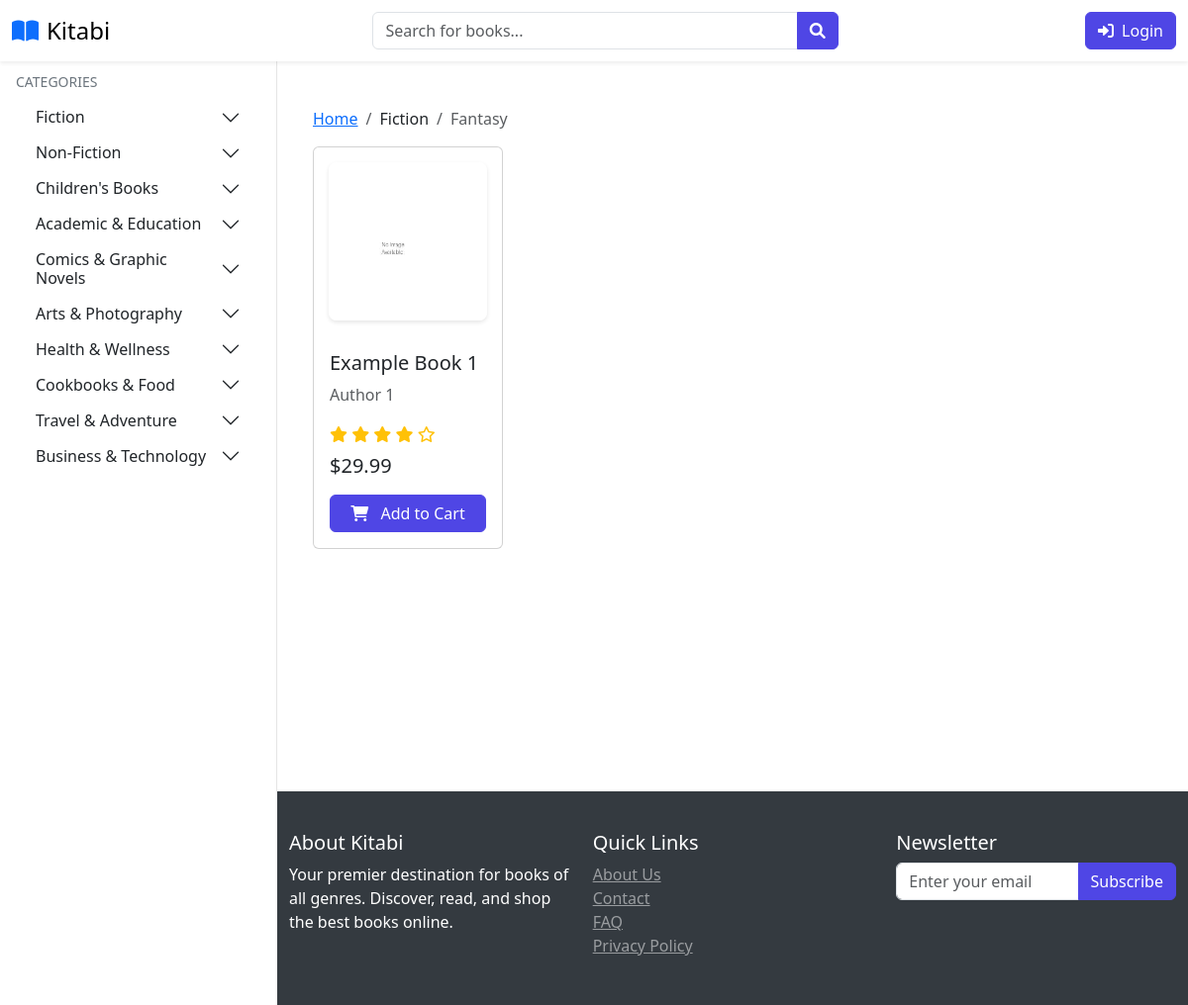
/products/Fiction/Fantasy, run on the app's committed database.
### website/models.py (models this page shows, shortened)
class Category(db.Model):
    id = db.Column(db.Integer, primary_key=True)
    name = db.Column(db.String(100), nullable=False, unique=True)
    products = db.relationship('Product', back_populates='category', lazy=True)
    subcategories = db.relationship('SubCategory', back_populates='category', lazy=True)

class SubCategory(db.Model):
    id = db.Column(db.Integer, primary_key=True)
    name = db.Column(db.String(100), nullable=False, unique=True)
    category_id = db.Column(db.Integer, db.ForeignKey('category.id'), nullable=False)
    products = db.relationship('Product', back_populates='subcategory', lazy=True)
    category = db.relationship('Category', back_populates='subcategories')

class Product(db.Model):
    id = db.Column(db.Integer, primary_key=True)
    product_name = db.Column(db.String(100), nullable=False)
    author = db.Column(db.String(100), nullable=False)
    rating = db.Column(db.Float, nullable=False)
    current_price = db.Column(db.Float, nullable=False)
    in_stock = db.Column(db.Integer, nullable=False)
    low_stock_threshold = db.Column(db.Integer, default=10)
    warehouse_location = db.Column(db.String(100), nullable=False, default='Main Warehouse')
    promotion_percentage = db.Column(db.Integer, default=0)
    discounted_price = db.Column(db.Float, nullable=True)
    product_picture = db.Column(db.String(1000), nullable=False)
    flash_sale = db.Column(db.Boolean, default=False)
    date_added = db.Column(db.DateTime, default=datetime.utcnow)
    category_id = db.Column(db.Integer, db.ForeignKey('category.id'), nullable=False)
    subcategory_id = db.Column(db.Integer, db.ForeignKey('sub_category.id'), nullable=False)
    last_stock_update = db.Column(db.DateTime, default=datetime.utcnow)
    returns = db.relationship('Return', foreign_keys='Return.product_link', back_populates='product', lazy=True)
    carts = db.relationship('Cart', back_populates='product', lazy=True)
    orders = db.relationship('Order', back_populates='product', lazy=True)
    stock_history = db.relationship('StockHistory', back_populates='product', lazy=True)
    category = db.relationship('Category', back_populates='products')
    subcategory = db.relationship('SubCategory', back_populates='products')

### website/views.py (the view)
@views.route('/products/<category>/<subcategory>')
def filtered_products(category, subcategory):
    category_obj = Category.query.filter_by(name=category).first_or_404()
    subcategory_obj = SubCategory.query.filter_by(
        name=subcategory,
        category_id=category_obj.id
    ).first_or_404()
    products = Product.query.filter_by(
        category_id=category_obj.id,
        subcategory_id=subcategory_obj.id
    ).all()
    cart_items = {}
    if current_user.is_authenticated:
        cart_items = {
            item.product_link: item
            for item in Cart.query.filter_by(customer_link=current_user.id).all()
        }
    categories_dict = {}
    categories = Category.query.all()
    for cat in categories:
        subcategories = [subcat.name for subcat in cat.subcategories]
        categories_dict[cat.name] = subcategories
    return render_template(
        'filtered_products.html',
        products=products,
        current_category=category,
        current_subcategory=subcategory,
        categories=categories_dict,
        cart_items=cart_items,
        cart=Cart.query.filter_by(customer_link=current_user.id).all() if current_user.is_authenticated else []
    )

### website/templates/filtered_products.html (shortened to what this page needs)
{% extends 'base.html' %}
{% block body %}
            <div class="col-lg-9 col-md-8 p-4">
                <nav aria-label="breadcrumb">
                    <ol class="breadcrumb">
                        <li class="breadcrumb-item"><a href="{{ url_for('views.home') }}">Home</a></li>
                        <li class="breadcrumb-item">{{ current_category }}</li>
                        <li class="breadcrumb-item active">{{ current_subcategory }}</li>
                    </ol>
                </nav>
                <div class="row">
                    {% if products %}
                        {% for product in products %}
                            <div class="col-lg-4 col-md-6 mb-4">
                                <div class="card h-100">
                                    <img src="{{ url_for('admin.get_image', filename=product.product_picture.split('/')[-1]) }}"
                                         class="book-card"
                                         alt="{{ product.product_name }}">
                                    <div class="card-body d-flex flex-column">
                                        <h5 class="card-title">{{ product.product_name }}</h5>
                                        <p class="card-text text-muted">{{ product.author }}</p>
                                        <div class="rating mb-2">
                                            {% for i in range(product.rating|int) %}
                                                <i class="fas fa-star text-warning"></i>
                                            {% endfor %}
                                            {% for i in range(5 - product.rating|int) %}
                                                <i class="far fa-star text-warning"></i>
                                            {% endfor %}
                                        </div>
                                        <div class="mb-3">
                                            <span class="h5 mb-0">${{ "%.2f"|format(product.current_price) }}</span>
                                        </div>
                                        {% set cart_item = cart_items.get(product.id) %}
                                        {% set cart_quantity = cart_item.quantity if cart_item else 0 %}
                                        <a href="/add-to-cart/{{ product.id }}"
                                           class="btn btn-primary mt-auto w-100 {% if cart_quantity >= product.in_stock %}disabled{% endif %}"
                                           {% if cart_quantity >= product.in_stock %}aria-disabled="true" tabindex="-1"{% endif %}>
                                            <i class="fas fa-shopping-cart me-2"></i>
                                            {% if cart_quantity >= product.in_stock %}
                                                Out of stock
                                            {% else %}
                                                Add to Cart
                                            {% endif %}
                                        </a>
                                    </div>
                                </div>
                            </div>
                        {% endfor %}
                    {% else %}
                        <div class="col-12 text-center py-5">
                            <h3 class="text-muted">No products found in this category</h3>
                            <p>Try checking other categories or come back later!</p>
                        </div>
                    {% endif %}
                </div>
            </div>
        </div>
{% endblock %}

### website/templates/base.html (shortened to what this page needs)
<!DOCTYPE html>
<html lang="en">
<head>
    <link rel="stylesheet" href="{{ url_for('static', filename='css/bootstrap.min.css') }}">
    <link rel="stylesheet" href="{{ url_for('static', filename='css/owl.carousel.min.css') }}">
    <link rel="stylesheet" href="{{ url_for('static', filename='css/style.css') }}">
    <link rel="stylesheet" href="https://cdnjs.cloudflare.com/ajax/libs/font-awesome/6.0.0/css/all.min.css">
</head>
<body class="{% if current_user.is_authenticated %}{% if current_user.is_admin %}admin-user{% else %}user{% endif %}{% else %}guest{% endif %}">
<nav class="navbar navbar-light bg-white fixed-top shadow-sm">
    <div class="container-fluid">
        <div class="d-flex align-items-center">
            <a class="navbar-brand d-flex align-items-center" href="/">
                <i class="fas fa-book-open text-primary me-2"></i>
                <span class="font-weight-bold">Kitabi</span>
            </a>
        </div>
        {% if not current_user.is_authenticated or not current_user.is_admin %}
            <form class="d-none d-md-flex mx-auto" style="width: 40%;">
                <div class="input-group">
                    <input type="text" class="form-control" placeholder="Search for books...">
                    <button class="btn btn-primary" type="submit">
                        <i class="fas fa-search"></i>
                    </button>
                </div>
            </form>
        {% else %}
            <div class="mx-auto" style="width: 40%;"></div>
        {% endif %}
        <div class="d-flex align-items-center user-nav">
            {% if current_user.is_authenticated %}
                {% if not current_user.is_admin %}
                    <a href="/cart" class="btn btn-outline-primary me-3 position-relative">
                        <i class="fas fa-shopping-cart"></i>
                        {% if current_user.cart_items|length > 0 %}
                            <span class="position-absolute top-0 start-100 translate-middle badge rounded-pill bg-danger">
                                {{ current_user.cart_items|length }}
                            </span>
                        {% endif %}
                    </a>
                {% endif %}
                <div class="dropdown">
                    <button class="btn btn-link text-dark text-decoration-none dropdown-toggle" type="button" id="userDropdown" data-bs-toggle="dropdown" aria-expanded="false">
                        <i class="fas fa-user me-1"></i>
                        {{ current_user.username }}
                    </button>
                    <ul class="dropdown-menu dropdown-menu-end" aria-labelledby="userDropdown">
                        <li>
                            <a class="dropdown-item" href="/account/{{current_user.id}}">
                                <i class="fas fa-user-cog me-2"></i>Profile Settings
                            </a>
                        </li>
                        <li><hr class="dropdown-divider"></li>
                        <li>
                            <a class="dropdown-item" href="{{ url_for('auth.log_out') }}">
                                <i class="fas fa-sign-out-alt me-2"></i>Log Out
                            </a>
                        </li>
                    </ul>
                </div>
            {% else %}
                <a href="{{ url_for('auth.login') }}" class="btn btn-primary">
                    <i class="fas fa-sign-in-alt me-2"></i>Login
                </a>
            {% endif %}
        </div>
    </div>
</nav>
{% if current_user.is_authenticated and current_user.is_admin %}
    <div class="admin-sidebar">
        <div class="text-center mb-4">
            <i class="fas fa-user-shield fa-3x text-primary"></i>
            <h5 class="mt-2">Admin Panel</h5>
        </div>
        <div class="nav flex-column">
            <a class="admin-nav-item" href="{{ url_for('admin.admin_page') }}">
                <i class="fas fa-tachometer-alt"></i>Dashboard
            </a>
            {% if current_user.has_permission('manage_products') %}
            <a class="admin-nav-item" href="{{ url_for('admin.shop_items') }}">
                <i class="fas fa-tags"></i>Manage Products
            </a>
            {% endif %}
            {% if current_user.has_permission('manage_inventory') %}
            <a class="admin-nav-item" href="{{ url_for('admin.inventory_management') }}">
                <i class="fas fa-boxes"></i>Manage Inventory
            </a>
            {% endif %}
            {% if current_user.has_permission('manage_returns') %}
            <a class="admin-nav-item" href="{{ url_for('admin.returns_management') }}">
                <i class="fas fa-undo"></i>Manage Returns
            </a>
            {% endif %}
            {% if current_user.has_permission('manage_orders') %}
            <a class="admin-nav-item" href="{{ url_for('admin.order_view') }}">
                <i class="fas fa-shopping-cart"></i>Manage Orders
            </a>
            {% endif %}
            {% if current_user.has_permission('manage_users') %}
            <a class="admin-nav-item" href="{{ url_for('admin.manage_roles') }}">
                <i class="fas fa-user-cog"></i>Manage Roles
            </a>
            <a class="admin-nav-item" href="{{ url_for('admin.membership_tiers') }}">
                <i class="fas fa-crown"></i>Membership Tiers
            </a>
            {% endif %}
            {% if current_user.has_permission('view_reports') %}
            <a class="admin-nav-item" href="{{ url_for('admin.view_activity_logs') }}">
                <i class="fas fa-history"></i>Activity Logs
            </a>
            {% endif %}
        </div>
    </div>
{% else %}
    <div class="sidebar">
        <div class="nav-section">
            <div class="nav-section-title">Categories</div>
            <div class="accordion" id="categoriesAccordion">
                {% for category, subcategories in categories.items() %}
                    <div class="accordion-item border-0">
                        <h2 class="accordion-header" id="heading{{ loop.index }}">
                            <button class="accordion-button collapsed py-2" type="button"
                                    data-bs-toggle="collapse"
                                    data-bs-target="#collapse{{ loop.index }}">
                                {{ category }}
                            </button>
                        </h2>
                    </div>
                {% endfor %}
            </div>
        </div>
    </div>
{% endif %}
    <main class="main-content">
         <div class="container pt-2">
            {% block body %}{% endblock %}
    </main>
    <footer>
         <div class="container pt-2">
            <div class="row">
                <div class="col-md-4">
                    <h5>About Kitabi</h5>
                    <p>Your premier destination for books of all genres. Discover, read, and shop the best books online.</p>
                </div>
                <div class="col-md-4">
                    <h5>Quick Links</h5>
                    <ul class="list-unstyled">
                        <li><a href="#" class="text-white-50">About Us</a></li>
                        <li><a href="#" class="text-white-50">Contact</a></li>
                        <li><a href="#" class="text-white-50">FAQ</a></li>
                    <li><a href="#" class="text-white-50">Privacy Policy</a></li>
                </ul>
            </div>
            <div class="col-md-4">
                <h5>Newsletter</h5>
                <form>
                    <div class="input-group">
                        <input type="email" class="form-control" placeholder="Enter your email">
                        <button class="btn btn-primary" type="submit">Subscribe</button>
                    </div>
                </form>
            </div>
        </div>
    </div>
</footer>
</body>
</html>

### data on the page
Category: name "Fiction"
Category: name "Non-Fiction"
Category: name "Children's Books"
Category: name "Academic & Education"
Category: name "Comics & Graphic Novels"
Category: name "Arts & Photography"
Category: name "Health & Wellness"
Category: name "Cookbooks & Food"
Category: name "Travel & Adventure"
Category: name "Business & Technology"
SubCategory: name "Fantasy"
Product: product_picture (placeholder picture), product_name "Example Book 1", author "Author 1", rating 4.5 (drawn), current_price "29.99", in_stock "Add to Cart"
